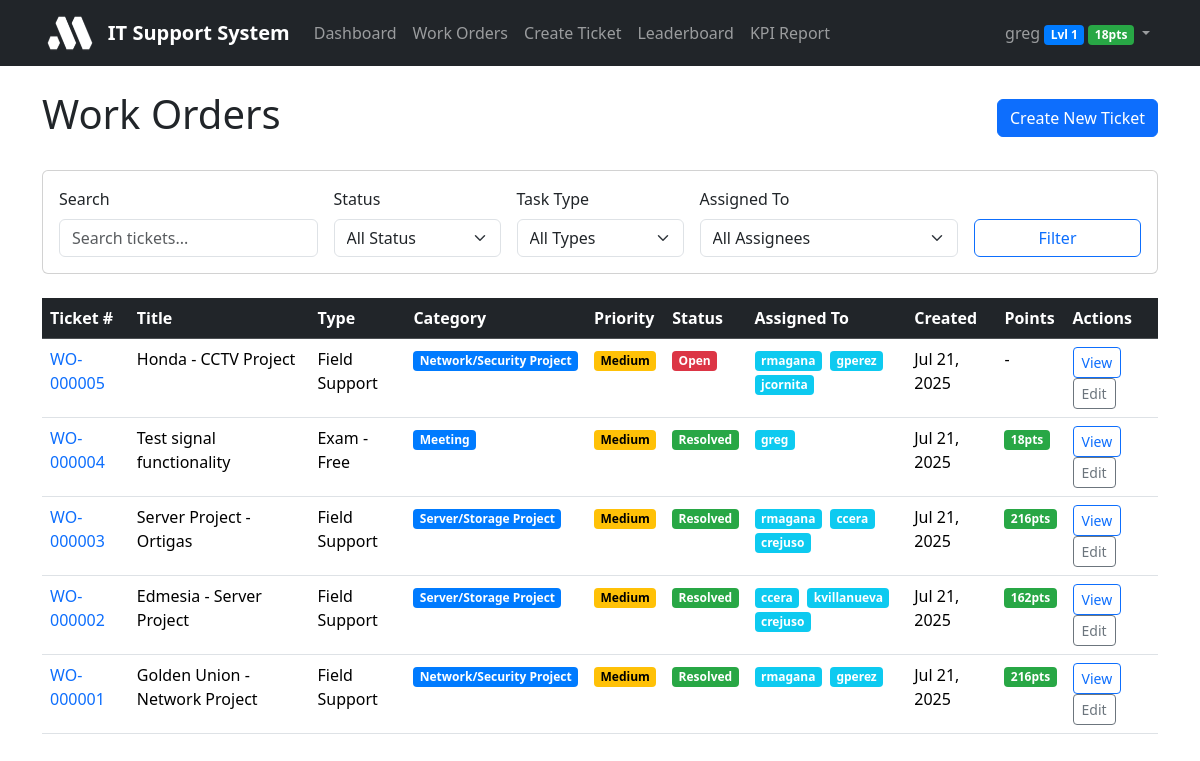
/work-orders/ (signed in), run on the app's committed database.
### workorders/models.py (models this page shows, shortened)
class UserProfile(models.Model):
    user = models.OneToOneField(User, on_delete=models.CASCADE)
    total_points = models.IntegerField(default=0)
    level = models.IntegerField(default=1)
    badges = models.JSONField(default=list, blank=True)
    tickets_resolved = models.IntegerField(default=0)
    average_resolution_time = models.FloatField(default=0.0, help_text="Average resolution time in hours")

class WorkOrder(models.Model):
    PRIORITY_CHOICES = [
        ('low', 'Low'),
        ('medium', 'Medium'),
        ('high', 'High'),
        ('urgent', 'Urgent'),
    ]
    STATUS_CHOICES = [
        ('open', 'Open'),
        ('in_progress', 'In Progress'),
        ('waiting', 'Waiting for Customer'),
        ('resolved', 'Resolved'),
        ('closed', 'Closed'),
    ]
    ticket_number = models.CharField(max_length=20, unique=True, editable=False)
    title = models.CharField(max_length=200)
    description = models.TextField()
    task_type = models.ForeignKey(TaskType, on_delete=models.CASCADE)
    task_category = models.ForeignKey(TaskCategory, on_delete=models.CASCADE)
    priority = models.CharField(max_length=10, choices=PRIORITY_CHOICES, default='medium')
    status = models.CharField(max_length=20, choices=STATUS_CHOICES, default='open')
    requester = models.ForeignKey(User, on_delete=models.CASCADE, related_name='requested_tickets')
    assigned_to = models.ManyToManyField(User, blank=True, related_name='assigned_tickets')
    location_name = models.CharField(max_length=200, blank=True)
    latitude = models.FloatField(null=True, blank=True)
    longitude = models.FloatField(null=True, blank=True)
    created_at = models.DateTimeField(auto_now_add=True)
    updated_at = models.DateTimeField(auto_now=True)
    due_date = models.DateTimeField(null=True, blank=True)
    resolved_at = models.DateTimeField(null=True, blank=True)
    points_earned = models.IntegerField(default=0, editable=False)
    difficulty_rating = models.IntegerField(
        default=1,
        validators=[MinValueValidator(1), MaxValueValidator(5)],
        help_text="Difficulty rating from 1-5"
    )
    class Meta:
        ordering = ['-created_at']

class TaskType(models.Model):
    name = models.CharField(max_length=100, unique=True)
    description = models.TextField(blank=True)
    points_base = models.IntegerField(default=10, help_text="Base points for this task type")
    created_at = models.DateTimeField(auto_now_add=True)
    class Meta:
        ordering = ['name']

class TaskCategory(models.Model):
    name = models.CharField(max_length=100, unique=True)
    description = models.TextField(blank=True)
    color = models.CharField(max_length=7, default='#007bff', help_text="Hex color code for category")
    multiplier = models.FloatField(default=1.0, help_text="Points multiplier for this category")
    created_at = models.DateTimeField(auto_now_add=True)
    class Meta:
        ordering = ['name']
        verbose_name_plural = "Task Categories"

### workorders/views.py (the view)
# urls.py: path('work-orders/', views.work_order_list, name='work_order_list'),
@login_required
def work_order_list(request):
    work_orders = WorkOrder.objects.all()
    status_filter = request.GET.get('status')
    if status_filter:
        work_orders = work_orders.filter(status=status_filter)
    assigned_filter = request.GET.get('assigned')
    if assigned_filter:
        work_orders = work_orders.filter(assigned_to_id=assigned_filter)
    task_type_filter = request.GET.get('task_type')
    if task_type_filter:
        work_orders = work_orders.filter(task_type_id=task_type_filter)
    search = request.GET.get('search')
    if search:
        work_orders = work_orders.filter(
            Q(title__icontains=search) |
            Q(description__icontains=search) |
            Q(ticket_number__icontains=search)
        )
    task_types = TaskType.objects.all()
    staff_users = User.objects.filter(is_staff=True)
    context = {
        'work_orders': work_orders,
        'task_types': task_types,
        'staff_users': staff_users,
        'status_choices': WorkOrder.STATUS_CHOICES,
    }
    return render(request, 'workorders/work_order_list.html', context)

### workorders/templates/workorders/work_order_list.html (shortened to what this page needs)
{% extends 'base.html' %}
{% block content %}
<div class="container">
    <div class="d-flex justify-content-between align-items-center mb-4">
        <h1>Work Orders</h1>
        <a href="{% url 'work_order_create' %}" class="btn btn-primary">Create New Ticket</a>
    </div>
    <div class="card mb-4">
        <div class="card-body">
            <form method="get" class="row g-3">
                <div class="col-md-3">
                    <label for="search" class="form-label">Search</label>
                    <input type="text" class="form-control" id="search" name="search" value="{{ request.GET.search }}" placeholder="Search tickets...">
                </div>
                <div class="col-md-2">
                    <label for="status" class="form-label">Status</label>
                    <select class="form-select" id="status" name="status">
                        <option value="">All Status</option>
                    </select>
                </div>
                <div class="col-md-2">
                    <label for="task_type" class="form-label">Task Type</label>
                    <select class="form-select" id="task_type" name="task_type">
                        <option value="">All Types</option>
                    </select>
                </div>
                <div class="col-md-3">
                    <label for="assigned" class="form-label">Assigned To</label>
                    <select class="form-select" id="assigned" name="assigned">
                        <option value="">All Assignees</option>
                    </select>
                </div>
                <div class="col-md-2">
                    <label class="form-label">&nbsp;</label>
                    <div class="d-grid">
                        <button type="submit" class="btn btn-outline-primary">Filter</button>
                    </div>
                </div>
            </form>
        </div>
    </div>
    <div class="table-responsive">
        <table class="table table-hover">
            <thead class="table-dark">
                <tr>
                    <th>Ticket #</th>
                    <th>Title</th>
                    <th>Type</th>
                    <th>Category</th>
                    <th>Priority</th>
                    <th>Status</th>
                    <th>Assigned To</th>
                    <th>Created</th>
                    <th>Points</th>
                    <th>Actions</th>
                </tr>
            </thead>
            <tbody>
                {% for work_order in work_orders %}
                <tr>
                    <td>
                        <a href="{% url 'work_order_detail' work_order.pk %}" class="text-decoration-none">
                            {{ work_order.ticket_number }}
                        </a>
                    </td>
                    <td>{{ work_order.title|truncatechars:30 }}</td>
                    <td>{{ work_order.task_type.name }}</td>
                    <td>
                        <span class="badge" style="background-color: {{ work_order.task_category.color }}; color: white;">
                            {{ work_order.task_category.name }}
                        </span>
                    </td>
                    <td>
                        <span class="badge priority-{{ work_order.priority }}">
                            {{ work_order.get_priority_display }}
                        </span>
                    </td>
                    <td>
                        <span class="badge status-{{ work_order.status }}">
                            {{ work_order.get_status_display }}
                        </span>
                    </td>
                    <td>
                        {% if work_order.assigned_to.all %}
                            {% for assignee in work_order.assigned_to.all %}
                                <span class="badge bg-info me-1">{{ assignee.username }}</span>
                            {% endfor %}
                        {% else %}
                            -
                        {% endif %}
                    </td>
                    <td>{{ work_order.created_at|date:"M d, Y" }}</td>
                    <td>
                        {% if work_order.points_earned %}
                            <span class="badge badge-points">{{ work_order.points_earned }}pts</span>
                        {% else %}
                            -
                        {% endif %}
                    </td>
                    <td>
                        <a href="{% url 'work_order_detail' work_order.pk %}" class="btn btn-sm btn-outline-primary">View</a>
                        <a href="{% url 'work_order_edit' work_order.pk %}" class="btn btn-sm btn-outline-secondary">Edit</a>
                    </td>
                </tr>
                {% empty %}
                <tr>
                    <td colspan="10" class="text-center">No work orders found.</td>
                </tr>
                {% endfor %}
            </tbody>
        </table>
    </div>
</div>
{% endblock %}

### workorders/templates/base.html (shortened to what this page needs)
{% load django_bootstrap5 %}
{% load static %}
<!DOCTYPE html>
<html lang="en">
<head>
    {% bootstrap_css %}
</head>
<body>
    <nav class="navbar navbar-expand-lg navbar-dark bg-dark">
        <div class="container">
            <a class="navbar-brand" href="{% url 'dashboard' %}">
                <img src="{% static 'workorders/images/logo.png' %}" alt="Company Logo" class="company-logo">
                IT Support System
            </a>
            <div class="collapse navbar-collapse" id="navbarNav">
                <ul class="navbar-nav me-auto">
                    <li class="nav-item">
                        <a class="nav-link" href="{% url 'dashboard' %}">Dashboard</a>
                    </li>
                    <li class="nav-item">
                        <a class="nav-link" href="{% url 'work_order_list' %}">Work Orders</a>
                    </li>
                    <li class="nav-item">
                        <a class="nav-link" href="{% url 'work_order_create' %}">Create Ticket</a>
                    </li>
                    <li class="nav-item">
                        <a class="nav-link" href="{% url 'leaderboard' %}">Leaderboard</a>
                    </li>
                    <li class="nav-item">
                        <a class="nav-link" href="{% url 'kpi_report' %}">KPI Report</a>
                    </li>
                </ul>
                <ul class="navbar-nav">
                    {% if user.is_authenticated %}
                        <li class="nav-item dropdown">
                            <a class="nav-link dropdown-toggle" href="#" id="navbarDropdown" role="button" data-bs-toggle="dropdown">
                                {{ user.username }}
                                {% if user.userprofile %}
                                    <span class="badge level-badge">Lvl {{ user.userprofile.level }}</span>
                                    <span class="badge badge-points">{{ user.userprofile.total_points }}pts</span>
                                {% endif %}
                            </a>
                        </li>
                    {% else %}
                        <li class="nav-item">
                            <a class="nav-link" href="{% url 'login' %}">Login</a>
                        </li>
                    {% endif %}
                </ul>
            </div>
        </div>
    </nav>
    <main class="py-4">
        {% block content %}
        {% endblock %}
    </main>
</body>
</html>

### workorders/templates/base.html (style rules this page uses)
.navbar-brand { font-weight: bold; display: flex; align-items: center; }
.company-logo { height: 40px; width: auto; margin-right: 10px; }
.badge-points { background-color: #28a745; color: white; }
.level-badge { background-color: #007bff; color: white; }
.status-open { background-color: #dc3545; color: white; }
.status-resolved { background-color: #28a745; color: white; }
.priority-medium { background-color: #ffc107; color: black; }
.badge { display: inline-block; padding: 0.25rem 0.4rem; font-size: 0.75rem; font-weight: 700; line-height: 1; text-align: center; white-space: nowrap; vertical-align: baseline; border-radius: 0.25rem; }

### data on the page
WorkOrder: ticket_number "WO-000005", title "Honda - CCTV Project", task_type.name "Field Support", task_category.name "Network/Security Project", priority "Medium", status "Open", created_at "Jul 21, 2025"
WorkOrder: ticket_number "WO-000004", title "Test signal functionality", task_type.name "Exam - Free", task_category.name "Meeting", priority "Medium", status "Resolved", created_at "Jul 21, 2025", points_earned "18"
WorkOrder: ticket_number "WO-000003", title "Server Project - Ortigas", task_type.name "Field Support", task_category.name "Server/Storage Project", priority "Medium", status "Resolved", created_at "Jul 21, 2025", points_earned "216"
WorkOrder: ticket_number "WO-000002", title "Edmesia - Server Project", task_type.name "Field Support", task_category.name "Server/Storage Project", priority "Medium", status "Resolved", created_at "Jul 21, 2025", points_earned "162"
WorkOrder: ticket_number "WO-000001", title "Golden Union - Network Project", task_type.name "Field Support", task_category.name "Network/Security Project", priority "Medium", status "Resolved", created_at "Jul 21, 2025", points_earned "216"

### other printed values
{{ user.username }} "greg"
{{ user.userprofile.level }} "1"
{{ user.userprofile.total_points }} "18"
{{ assignee.username }} "rmagana"
{{ assignee.username }} "gperez"
{{ assignee.username }} "jcornita"
{{ assignee.username }} "greg"
{{ assignee.username }} "ccera"
{{ assignee.username }} "crejuso"
{{ assignee.username }} "kvillanueva"
